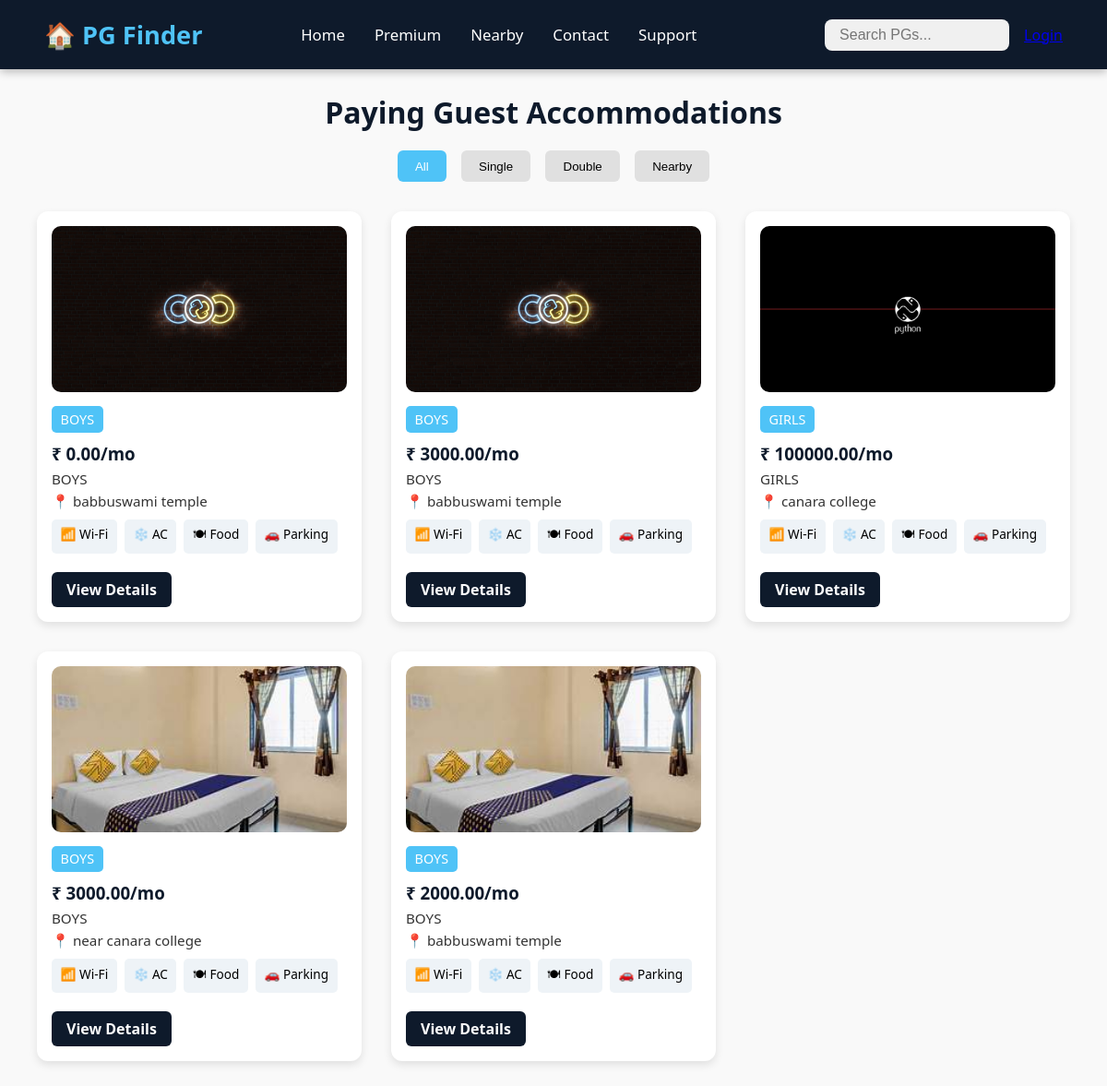
The app's page /pg_finder/ with its own data.
### pg_finder/models.py (models this page shows)
class PG(models.Model):
    pgtye_choices=[
        ('BOYS','Boys'),
        ('GIRLS','Girls'),
        ('COED','co-ed'),
    ]
    user=models.ForeignKey(User,on_delete=models.CASCADE,default=1)
    pg_name=models.CharField(max_length=50)
    owner_name=models.CharField(max_length=100)
    contact = PhoneNumberField("Contact Number", region='IN', null=False, blank=False)
    email=models.EmailField(null=False,blank=False,max_length=254)
    full_address=models.TextField(null=False,blank=False,max_length=250)
    landmark=models.CharField(max_length=150)
    google_map_link=models.URLField(blank=True,null=True)
    check_in_time = models.TimeField()
    check_out_time = models.TimeField()
    gate_closing_time = models.TimeField(blank=True, null=True)
    minimum_stay = models.PositiveIntegerField(help_text="In months")
    available_from = models.DateField()
    pg_type = models.CharField(max_length=10, choices=pgtye_choices)
    image=models.ImageField(upload_to='pg_photos/',blank=False,null=False)
    description=models.CharField(max_length=150,blank=True)
    pg_wifi=models.BooleanField(default=False)
    pg_food=models.BooleanField(default=False)
    pg_ac=models.BooleanField(default=False)
    pg_parking=models.BooleanField(default=False)
    rent = models.DecimalField(max_digits=8, decimal_places=2,null=False,default=0)

### pg_finder/views.py (the view)
# urls.py: path('',views.pg_listing,name="pg_listing"),
def pg_listing(request):
    pg_list=PG.objects.all()
    rent_list=RoomDetails.objects.all()
    return render(request,'pg_listing.html',{'pg_list':pg_list,'rent_list':rent_list})

### pg_finder/templates/pg_listing.html
{% extends "layout.html" %}
{% block  content %}
<div class="pg-listings" id="pg-listings">
  <h2>Paying Guest Accommodations</h2>
  <div class="filter-buttons">
    <button class="active">All</button>
    <button>Single</button>
    <button>Double</button>
    <button>Nearby</button>
  </div>
  <div class="pg-grid">
    {% for pg in pg_list %}
      <div class="pg-card">
        <img src="{{ pg.image.url }}" alt="PG Image" />
        <div class="pg-label">{{ pg.pg_type}}</div>
        <h3>₹ {{ pg.rent}}/mo</h3>
        <p>{{ pg.pg_type }}</p>
        <p>📍 {{ pg.landmark}}</p>
        <div class="pg-amenities">
          {% if pg.pg_wifi %}<span>📶 Wi-Fi</span>{% endif %}
          {% if pg.pg_ac %}<span>❄️ AC</span>{% endif %}
          {% if pg.pg_food %}<span>🍽 Food</span>{% endif %}
          {% if pg.pg_parking %}<span>🚗 Parking</span>{% endif %}
        </div>
        <a href="" class="btn-details">View Details</a>
      </div>
    {% endfor %}
 </div>
</div>
{% endblock %}

### templates/layout.html (shortened to what this page needs)
{% load static %}
<!DOCTYPE html>
<html lang="en">
<head>
  <link rel="stylesheet" href="{% static 'style.css' %}">
</head>
<body>
  <nav class="navbar">
    <div class="logo">🏠 PG Finder</div>
    <div class="nav-links">
      <a href="#">Home</a>
      <a href="#">Premium</a>
      <a href="#">Nearby</a>
      <a href="#">Contact</a>
      <a href="#">Support</a>
    </div>
    <div class="search-bar">
      <input type="text" placeholder="Search PGs...">
      {% if user.is_authenticated %}
      <form method="post" action="{% url 'logout' %}">
        {% csrf_token %}
        <button type=submit >Logout</button>
      </form>
      {% else %}
      <a href="{% url 'register' %}">Login </a>
      {% endif %}
    </div>
  </nav>
  {% block content %}{% endblock %}
</body>
</html>

### static/style.css (style rules this page uses)
* { margin: 0; padding: 0; box-sizing: border-box; }
body { font-family: 'Segoe UI', sans-serif; background-color: #f4f6f8; }
.navbar { display: flex; justify-content: space-between; align-items: center; background-color: #0e1a2b; padding: 1.2rem 3rem; color: white; position: fixed; top: 0; width: 100%; z-index: 1000; box-shadow: 0 2px 10px rgba(0, 0, 0, 0.3); }
.navbar .logo { font-size: 1.7rem; font-weight: bold; color: #4fc3f7; }
.nav-links { display: flex; gap: 2rem; align-items: center; }
.nav-links a { text-decoration: none; color: #ffffff; font-size: 1.05rem; font-weight: 500; transition: color 0.3s ease; }
.search-bar { display: flex; align-items: center; margin-left: 2rem; }
.search-bar input[type="text"] { padding: 0.5rem 1rem; border-radius: 8px; border: none; outline: none; font-size: 1rem; width: 200px; background-color: #f0f0f0; margin-right: 1rem; }
h1, h2 { color: #2c3e50; }
.pg-listings { padding: 100px 40px 60px; text-align: center; background-color: #f9f9f9; }
.pg-listings h2 { font-size: 2rem; margin-bottom: 20px; color: #0e1a2b; }
.filter-buttons { display: flex; justify-content: center; gap: 1rem; margin-bottom: 2rem; }
.filter-buttons button { padding: 0.6rem 1.2rem; border: none; border-radius: 6px; background-color: #e0e0e0; cursor: pointer; font-weight: 500; }
.filter-buttons button.active, .filter-buttons button:hover { background-color: #4fc3f7; color: white; }
.pg-grid { display: grid; grid-template-columns: repeat(auto-fit, minmax(280px, 1fr)); gap: 2rem; }
.pg-card { background: white; border-radius: 12px; box-shadow: 0 4px 10px rgba(0, 0, 0, 0.1); overflow: hidden; padding: 1rem; text-align: left; }
.pg-card img { width: 100%; height: 180px; object-fit: cover; border-radius: 10px; }
.pg-label { background-color: #4fc3f7; color: white; display: inline-block; padding: 0.3rem 0.6rem; border-radius: 5px; margin-top: 10px; font-size: 0.9rem; }
.pg-card h3 { margin: 10px 0 5px; color: #0e1a2b; }
.pg-card p { margin: 4px 0; font-size: 0.95rem; color: #333; }
.pg-amenities { display: flex; flex-wrap: wrap; gap: 0.5rem; margin: 10px 0; }
.pg-amenities span { background-color: #eef3f7; padding: 0.4rem 0.6rem; border-radius: 5px; font-size: 0.85rem; }
.btn-details { display: inline-block; margin-top: 10px; padding: 0.5rem 1rem; background-color: #0e1a2b; color: white; border-radius: 6px; text-decoration: none; font-weight: bold; transition: background-color 0.3s ease; }

### records on screen
PG: image (picture), pg_type "BOYS", rent "0.00", landmark "babbuswami temple", pg_wifi "📶 Wi-Fi", pg_ac "❄️ AC", pg_food "🍽 Food", pg_parking "🚗 Parking"
PG: image (picture), pg_type "BOYS", rent "3000.00", landmark "babbuswami temple", pg_wifi "📶 Wi-Fi", pg_ac "❄️ AC", pg_food "🍽 Food", pg_parking "🚗 Parking"
PG: image (picture), pg_type "GIRLS", rent "100000.00", landmark "canara college", pg_wifi "📶 Wi-Fi", pg_ac "❄️ AC", pg_food "🍽 Food", pg_parking "🚗 Parking"
PG: image (picture), pg_type "BOYS", rent "3000.00", landmark "near canara college", pg_wifi "📶 Wi-Fi", pg_ac "❄️ AC", pg_food "🍽 Food", pg_parking "🚗 Parking"
PG: image (picture), pg_type "BOYS", rent "2000.00", landmark "babbuswami temple", pg_wifi "📶 Wi-Fi", pg_ac "❄️ AC", pg_food "🍽 Food", pg_parking "🚗 Parking"
